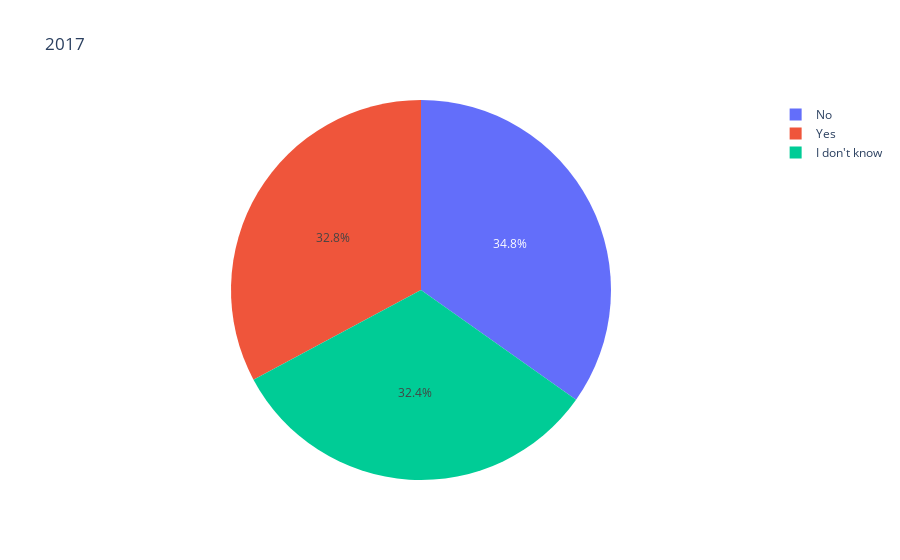

The cell this chart's notebook holds for it:
### Code cell
from plotly.subplots import make_subplots
fig = make_subplots(rows=2,cols=4)
px.pie(data_16,names='16',title='2016')
px.pie(data_17,names='16',title='2017')
px.pie(data_18,names='16',title='2018')
px.pie(data_19,names='16',title='2019')

### Figure 1 — Plotly figure (JSON) as saved in the notebook; plotly's stock layout.template omitted (floating-point values rounded to 4 significant figures; data arrays with more than 128 entries replaced by an {"elided": "..."} marker saying what was removed)
{"data": [{"domain": {"x": [0, 1], "y": [0, 1]}, "hovertemplate": "16=%{label}<extra></extra>", "labels": {"elided": "454 str values"}, "legendgroup": "", "name": "", "showlegend": true, "type": "pie"}], "layout": {"legend": {"tracegroupgap": 0}, "title": {"text": "2017"}}}
